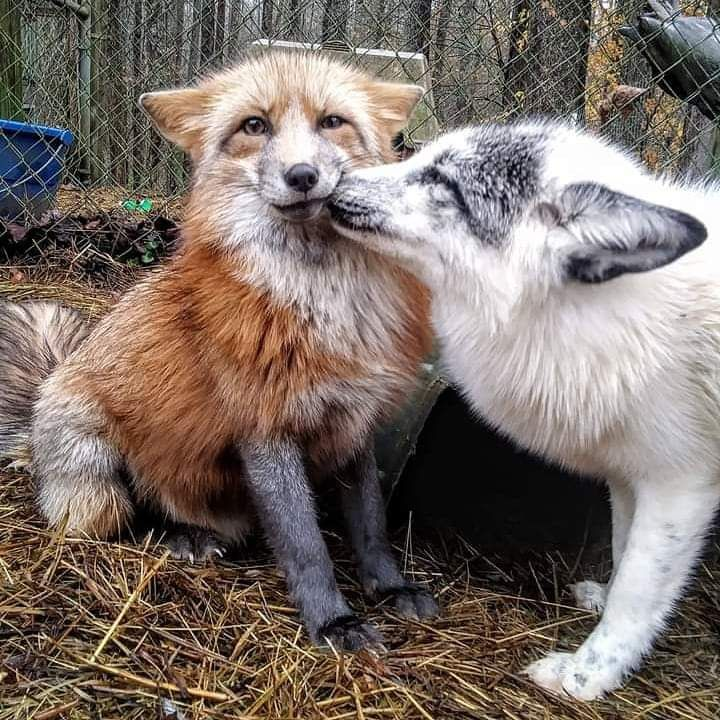
%> input picture Style transfer/image/Report Image/fox_input.jpg, 720 x 720 px
$ octave colorpre.m   (GNU Octave 9; MATLAB toolbox functions it lacks are replaced by stand-ins)
%> lines starting %> are read from the running program, lines starting %| are printed output that depends on the picture
%> further down, g is the input picture: size 720x720x3 uint8; mean R, G, B 123.9, 111.7, 105
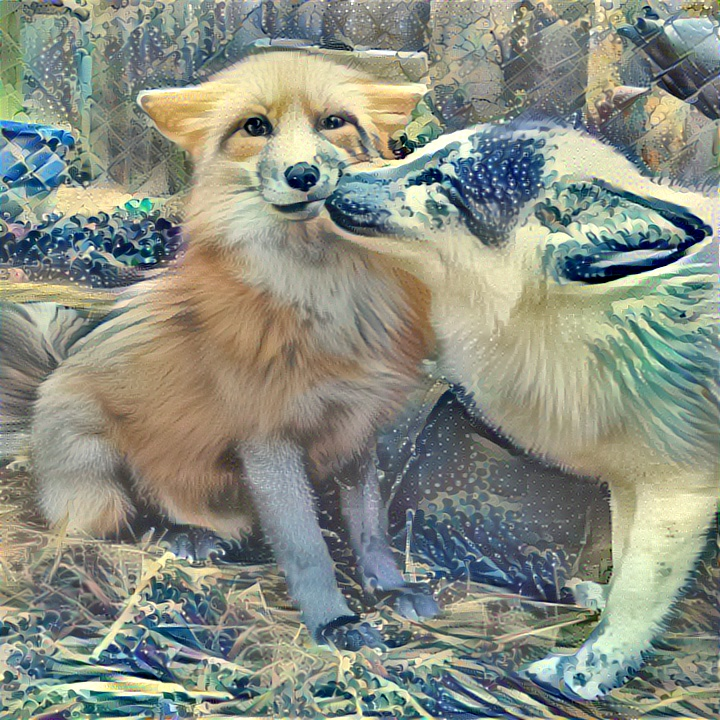
%> input picture Style transfer/image/Report Image/fox_wave.jpg, 720 x 720 px
%> further down, transfered is the input picture: size 720x720x3 uint8; mean R, G, B 137, 141.8, 129.5
### Style transfer/code/colorpreservation.m
function fpreserv = colorpreservation(f,style)
%implement color preservation
f=rgb2ntsc(f);
%> f: size 720x720x3 double; mean of channels 1, 2, 3 0.545, 0.00427, -0.0191
style=rgb2ntsc(style);
%> style: size 720x720x3 double; mean of channels 1, 2, 3 0.449, 0.0371, 0.00202
hist1=imhist(style(:,:,2));
%> hist1 = 256 values, max 133300 at index 1, min 0 at index 63, mean 2025
hist2=imhist(style(:,:,3));
%> hist2 = 256 values, max 236527 at index 1, min 0 at index 20, mean 2025
f(:,:,2)=histeq(f(:,:,2),hist1);
%> f: size 720x720x3 double; mean of channels 1, 2, 3 0.545, 0.0455, -0.0191
f(:,:,3)=histeq(f(:,:,3),hist2);
%> f: size 720x720x3 double; mean of channels 1, 2, 3 0.545, 0.0455, 0.0127
fpreserv=ntsc2rgb(f);
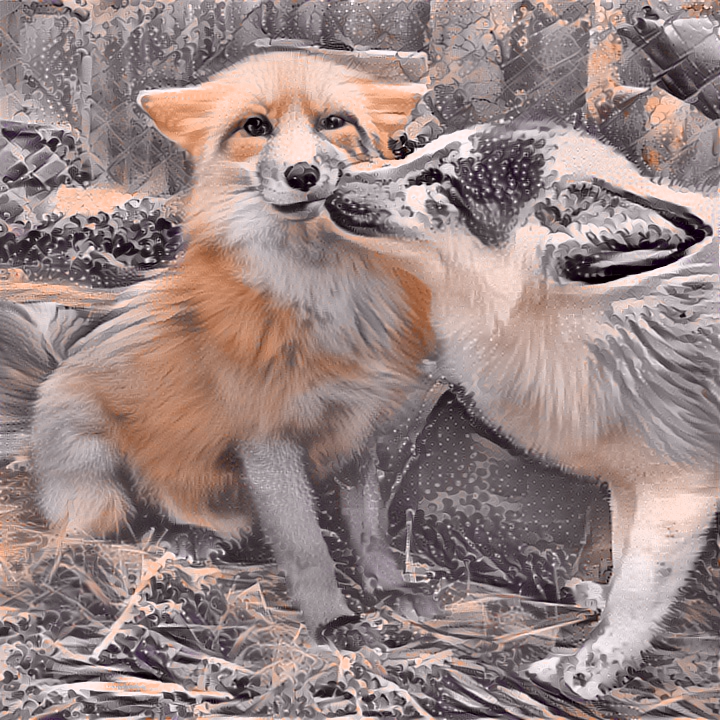
%> fpreserv: size 720x720x3 double; mean R, G, B 0.595, 0.524, 0.516
end

### Style transfer/code/colorpre.m
g=imread('fox_input.jpg');
transfered=imread('fox_wave.jpg');
pre=colorpreservation(transfered,g);
imshow(pre);
imwrite(pre,'fox_colorpresrved.jpg');
